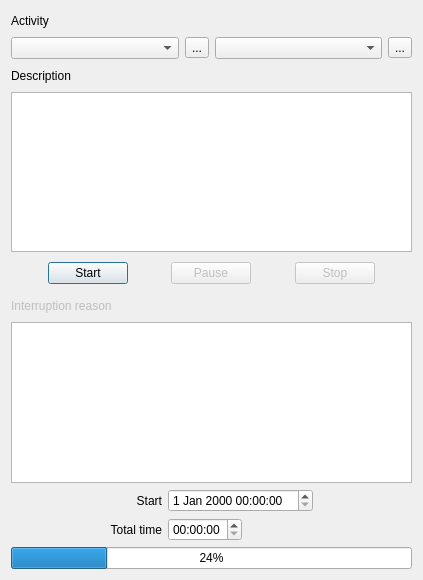
<?xml version="1.0" encoding="UTF-8"?>
<ui version="4.0">
 <class>AbstractRealtimeTracker</class>
 <widget class="QDialog" name="AbstractRealtimeTracker">
  <property name="geometry">
   <rect>
    <x>0</x>
    <y>0</y>
    <width>423</width>
    <height>580</height>
   </rect>
  </property>
  <property name="windowTitle">
   <string>Realtime Tracker</string>
  </property>
  <layout class="QGridLayout">
   <item row="5" column="0">
    <spacer name="spacer34">
     <property name="orientation">
      <enum>Qt::Vertical</enum>
     </property>
     <property name="sizeType">
      <enum>QSizePolicy::Expanding</enum>
     </property>
     <property name="sizeHint" stdset="0">
      <size>
       <width>20</width>
       <height>16</height>
      </size>
     </property>
    </spacer>
   </item>
   <item row="6" column="0">
    <layout class="QHBoxLayout">
     <item>
      <spacer name="spacer24">
       <property name="orientation">
        <enum>Qt::Horizontal</enum>
       </property>
       <property name="sizeType">
        <enum>QSizePolicy::Expanding</enum>
       </property>
       <property name="sizeHint" stdset="0">
        <size>
         <width>40</width>
         <height>30</height>
        </size>
       </property>
      </spacer>
     </item>
     <item>
      <widget class="QPushButton" name="Start">
       <property name="text">
        <string>Start</string>
       </property>
      </widget>
     </item>
     <item>
      <spacer name="spacer4">
       <property name="orientation">
        <enum>Qt::Horizontal</enum>
       </property>
       <property name="sizeType">
        <enum>QSizePolicy::Expanding</enum>
       </property>
       <property name="sizeHint" stdset="0">
        <size>
         <width>40</width>
         <height>30</height>
        </size>
       </property>
      </spacer>
     </item>
     <item>
      <widget class="QPushButton" name="Pause">
       <property name="enabled">
        <bool>false</bool>
       </property>
       <property name="text">
        <string>Pause</string>
       </property>
      </widget>
     </item>
     <item>
      <spacer name="spacer5">
       <property name="orientation">
        <enum>Qt::Horizontal</enum>
       </property>
       <property name="sizeType">
        <enum>QSizePolicy::Expanding</enum>
       </property>
       <property name="sizeHint" stdset="0">
        <size>
         <width>40</width>
         <height>30</height>
        </size>
       </property>
      </spacer>
     </item>
     <item>
      <widget class="QPushButton" name="Stop">
       <property name="enabled">
        <bool>false</bool>
       </property>
       <property name="text">
        <string>Stop</string>
       </property>
      </widget>
     </item>
     <item>
      <spacer name="spacer25">
       <property name="orientation">
        <enum>Qt::Horizontal</enum>
       </property>
       <property name="sizeType">
        <enum>QSizePolicy::Expanding</enum>
       </property>
       <property name="sizeHint" stdset="0">
        <size>
         <width>40</width>
         <height>31</height>
        </size>
       </property>
      </spacer>
     </item>
    </layout>
   </item>
   <item row="7" column="0">
    <spacer name="spacer36">
     <property name="orientation">
      <enum>Qt::Vertical</enum>
     </property>
     <property name="sizeType">
      <enum>QSizePolicy::Expanding</enum>
     </property>
     <property name="sizeHint" stdset="0">
      <size>
       <width>20</width>
       <height>16</height>
      </size>
     </property>
    </spacer>
   </item>
   <item row="8" column="0">
    <layout class="QVBoxLayout">
     <item>
      <layout class="QHBoxLayout">
       <item>
        <widget class="QLabel" name="LabelInterruptReason">
         <property name="enabled">
          <bool>false</bool>
         </property>
         <property name="text">
          <string>Interruption reason</string>
         </property>
         <property name="wordWrap">
          <bool>false</bool>
         </property>
        </widget>
       </item>
       <item>
        <spacer name="spacer45">
         <property name="orientation">
          <enum>Qt::Horizontal</enum>
         </property>
         <property name="sizeType">
          <enum>QSizePolicy::Expanding</enum>
         </property>
         <property name="sizeHint" stdset="0">
          <size>
           <width>91</width>
           <height>21</height>
          </size>
         </property>
        </spacer>
       </item>
      </layout>
     </item>
    </layout>
   </item>
   <item row="10" column="0">
    <spacer name="spacer32">
     <property name="orientation">
      <enum>Qt::Vertical</enum>
     </property>
     <property name="sizeType">
      <enum>QSizePolicy::Expanding</enum>
     </property>
     <property name="sizeHint" stdset="0">
      <size>
       <width>20</width>
       <height>16</height>
      </size>
     </property>
    </spacer>
   </item>
   <item row="11" column="0">
    <layout class="QHBoxLayout">
     <item>
      <spacer name="spacer29">
       <property name="orientation">
        <enum>Qt::Horizontal</enum>
       </property>
       <property name="sizeType">
        <enum>QSizePolicy::Expanding</enum>
       </property>
       <property name="sizeHint" stdset="0">
        <size>
         <width>60</width>
         <height>20</height>
        </size>
       </property>
      </spacer>
     </item>
     <item>
      <layout class="QVBoxLayout">
       <item>
        <widget class="QLabel" name="LabelStart">
         <property name="text">
          <string>Start</string>
         </property>
         <property name="alignment">
          <set>Qt::AlignRight|Qt::AlignTrailing|Qt::AlignVCenter</set>
         </property>
         <property name="wordWrap">
          <bool>false</bool>
         </property>
        </widget>
       </item>
       <item>
        <widget class="QLabel" name="LabelTime">
         <property name="text">
          <string>Total time</string>
         </property>
         <property name="alignment">
          <set>Qt::AlignRight|Qt::AlignTrailing|Qt::AlignVCenter</set>
         </property>
         <property name="wordWrap">
          <bool>false</bool>
         </property>
        </widget>
       </item>
      </layout>
     </item>
     <item>
      <layout class="QVBoxLayout">
       <item>
        <widget class="QDateTimeEdit" name="dateTimeStart"/>
       </item>
       <item>
        <layout class="QHBoxLayout">
         <item>
          <widget class="QTimeEdit" name="timeTotal"/>
         </item>
         <item>
          <spacer name="spacer27">
           <property name="orientation">
            <enum>Qt::Horizontal</enum>
           </property>
           <property name="sizeType">
            <enum>QSizePolicy::Expanding</enum>
           </property>
           <property name="sizeHint" stdset="0">
            <size>
             <width>71</width>
             <height>20</height>
            </size>
           </property>
          </spacer>
         </item>
        </layout>
       </item>
      </layout>
     </item>
     <item>
      <spacer name="spacer26">
       <property name="orientation">
        <enum>Qt::Horizontal</enum>
       </property>
       <property name="sizeType">
        <enum>QSizePolicy::Expanding</enum>
       </property>
       <property name="sizeHint" stdset="0">
        <size>
         <width>30</width>
         <height>20</height>
        </size>
       </property>
      </spacer>
     </item>
    </layout>
   </item>
   <item row="12" column="0">
    <spacer name="spacer31">
     <property name="orientation">
      <enum>Qt::Vertical</enum>
     </property>
     <property name="sizeType">
      <enum>QSizePolicy::Expanding</enum>
     </property>
     <property name="sizeHint" stdset="0">
      <size>
       <width>20</width>
       <height>16</height>
      </size>
     </property>
    </spacer>
   </item>
   <item row="0" column="0">
    <layout class="QHBoxLayout">
     <item>
      <widget class="QLabel" name="LabelActivity">
       <property name="text">
        <string>Activity</string>
       </property>
       <property name="wordWrap">
        <bool>false</bool>
       </property>
      </widget>
     </item>
     <item>
      <spacer name="spacer46">
       <property name="orientation">
        <enum>Qt::Horizontal</enum>
       </property>
       <property name="sizeType">
        <enum>QSizePolicy::Expanding</enum>
       </property>
       <property name="sizeHint" stdset="0">
        <size>
         <width>101</width>
         <height>20</height>
        </size>
       </property>
      </spacer>
     </item>
    </layout>
   </item>
   <item row="3" column="0">
    <layout class="QVBoxLayout">
     <item>
      <layout class="QHBoxLayout">
       <item>
        <widget class="QLabel" name="LabelDescription">
         <property name="text">
          <string>Description</string>
         </property>
         <property name="wordWrap">
          <bool>false</bool>
         </property>
        </widget>
       </item>
       <item>
        <spacer name="spacer44">
         <property name="orientation">
          <enum>Qt::Horizontal</enum>
         </property>
         <property name="sizeType">
          <enum>QSizePolicy::Expanding</enum>
         </property>
         <property name="sizeHint" stdset="0">
          <size>
           <width>81</width>
           <height>21</height>
          </size>
         </property>
        </spacer>
       </item>
      </layout>
     </item>
    </layout>
   </item>
   <item row="2" column="0">
    <spacer name="spacer35">
     <property name="orientation">
      <enum>Qt::Vertical</enum>
     </property>
     <property name="sizeType">
      <enum>QSizePolicy::Expanding</enum>
     </property>
     <property name="sizeHint" stdset="0">
      <size>
       <width>21</width>
       <height>16</height>
      </size>
     </property>
    </spacer>
   </item>
   <item row="1" column="0">
    <layout class="QHBoxLayout">
     <item>
      <widget class="QComboBox" name="Category">
       <property name="autoCompletion">
        <bool>true</bool>
       </property>
       <property name="duplicatesEnabled">
        <bool>false</bool>
       </property>
      </widget>
     </item>
     <item>
      <widget class="QToolButton" name="CategoryManagement">
       <property name="sizePolicy">
        <sizepolicy hsizetype="Fixed" vsizetype="Fixed">
         <horstretch>0</horstretch>
         <verstretch>0</verstretch>
        </sizepolicy>
       </property>
       <property name="text">
        <string>...</string>
       </property>
      </widget>
     </item>
     <item>
      <widget class="QComboBox" name="Activity">
       <property name="sizePolicy">
        <sizepolicy hsizetype="Minimum" vsizetype="Fixed">
         <horstretch>0</horstretch>
         <verstretch>0</verstretch>
        </sizepolicy>
       </property>
       <property name="autoCompletion">
        <bool>true</bool>
       </property>
       <property name="duplicatesEnabled">
        <bool>false</bool>
       </property>
      </widget>
     </item>
     <item>
      <widget class="QToolButton" name="ActivityManagement">
       <property name="sizePolicy">
        <sizepolicy hsizetype="Fixed" vsizetype="Fixed">
         <horstretch>0</horstretch>
         <verstretch>0</verstretch>
        </sizepolicy>
       </property>
       <property name="text">
        <string>...</string>
       </property>
      </widget>
     </item>
    </layout>
   </item>
   <item row="4" column="0">
    <widget class="QTextEdit" name="textDescription"/>
   </item>
   <item row="9" column="0">
    <widget class="QTextEdit" name="textInterruptionReason"/>
   </item>
   <item row="13" column="0">
    <widget class="QProgressBar" name="progressBarStress">
     <property name="value">
      <number>24</number>
     </property>
    </widget>
   </item>
  </layout>
 </widget>
 <layoutdefault spacing="6" margin="11"/>
 <pixmapfunction>qPixmapFromMimeSource</pixmapfunction>
 <tabstops>
  <tabstop>Category</tabstop>
  <tabstop>Activity</tabstop>
  <tabstop>Start</tabstop>
  <tabstop>Pause</tabstop>
  <tabstop>Stop</tabstop>
 </tabstops>
 <resources/>
 <connections>
  <connection>
   <sender>Start</sender>
   <signal>toggled(bool)</signal>
   <receiver>Stop</receiver>
   <slot>setEnabled(bool)</slot>
   <hints>
    <hint type="sourcelabel">
     <x>20</x>
     <y>20</y>
    </hint>
    <hint type="destinationlabel">
     <x>20</x>
     <y>20</y>
    </hint>
   </hints>
  </connection>
  <connection>
   <sender>Start</sender>
   <signal>toggled(bool)</signal>
   <receiver>Pause</receiver>
   <slot>setEnabled(bool)</slot>
   <hints>
    <hint type="sourcelabel">
     <x>20</x>
     <y>20</y>
    </hint>
    <hint type="destinationlabel">
     <x>20</x>
     <y>20</y>
    </hint>
   </hints>
  </connection>
  <connection>
   <sender>Stop</sender>
   <signal>toggled(bool)</signal>
   <receiver>Start</receiver>
   <slot>setEnabled(bool)</slot>
   <hints>
    <hint type="sourcelabel">
     <x>20</x>
     <y>20</y>
    </hint>
    <hint type="destinationlabel">
     <x>20</x>
     <y>20</y>
    </hint>
   </hints>
  </connection>
  <connection>
   <sender>Stop</sender>
   <signal>toggled(bool)</signal>
   <receiver>Pause</receiver>
   <slot>setEnabled(bool)</slot>
   <hints>
    <hint type="sourcelabel">
     <x>20</x>
     <y>20</y>
    </hint>
    <hint type="destinationlabel">
     <x>20</x>
     <y>20</y>
    </hint>
   </hints>
  </connection>
  <connection>
   <sender>Pause</sender>
   <signal>toggled(bool)</signal>
   <receiver>LabelInterruptReason</receiver>
   <slot>setEnabled(bool)</slot>
   <hints>
    <hint type="sourcelabel">
     <x>20</x>
     <y>20</y>
    </hint>
    <hint type="destinationlabel">
     <x>20</x>
     <y>20</y>
    </hint>
   </hints>
  </connection>
  <connection>
   <sender>ActivityManagement</sender>
   <signal>clicked()</signal>
   <receiver>AbstractRealtimeTracker</receiver>
   <slot>ActivityManagement_clicked()</slot>
   <hints>
    <hint type="sourcelabel">
     <x>20</x>
     <y>20</y>
    </hint>
    <hint type="destinationlabel">
     <x>20</x>
     <y>20</y>
    </hint>
   </hints>
  </connection>
  <connection>
   <sender>Start</sender>
   <signal>toggled(bool)</signal>
   <receiver>AbstractRealtimeTracker</receiver>
   <slot>Start_toggled(bool)</slot>
   <hints>
    <hint type="sourcelabel">
     <x>20</x>
     <y>20</y>
    </hint>
    <hint type="destinationlabel">
     <x>20</x>
     <y>20</y>
    </hint>
   </hints>
  </connection>
  <connection>
   <sender>Pause</sender>
   <signal>toggled(bool)</signal>
   <receiver>AbstractRealtimeTracker</receiver>
   <slot>Pause_toggled(bool)</slot>
   <hints>
    <hint type="sourcelabel">
     <x>20</x>
     <y>20</y>
    </hint>
    <hint type="destinationlabel">
     <x>20</x>
     <y>20</y>
    </hint>
   </hints>
  </connection>
  <connection>
   <sender>Stop</sender>
   <signal>toggled(bool)</signal>
   <receiver>AbstractRealtimeTracker</receiver>
   <slot>Stop_toggled(bool)</slot>
   <hints>
    <hint type="sourcelabel">
     <x>20</x>
     <y>20</y>
    </hint>
    <hint type="destinationlabel">
     <x>20</x>
     <y>20</y>
    </hint>
   </hints>
  </connection>
  <connection>
   <sender>AbstractRealtimeTracker</sender>
   <signal>destroyed(QObject*)</signal>
   <receiver>AbstractRealtimeTracker</receiver>
   <slot>AbstractRealtimeTracker_destroyed(QObject*)</slot>
   <hints>
    <hint type="sourcelabel">
     <x>20</x>
     <y>20</y>
    </hint>
    <hint type="destinationlabel">
     <x>20</x>
     <y>20</y>
    </hint>
   </hints>
  </connection>
  <connection>
   <sender>Start</sender>
   <signal>clicked()</signal>
   <receiver>AbstractRealtimeTracker</receiver>
   <slot>Start_clicked()</slot>
   <hints>
    <hint type="sourcelabel">
     <x>20</x>
     <y>20</y>
    </hint>
    <hint type="destinationlabel">
     <x>20</x>
     <y>20</y>
    </hint>
   </hints>
  </connection>
  <connection>
   <sender>CategoryManagement</sender>
   <signal>clicked()</signal>
   <receiver>AbstractRealtimeTracker</receiver>
   <slot>CategoryManagement_clicked()</slot>
   <hints>
    <hint type="sourcelabel">
     <x>20</x>
     <y>20</y>
    </hint>
    <hint type="destinationlabel">
     <x>20</x>
     <y>20</y>
    </hint>
   </hints>
  </connection>
 </connections>
</ui>
